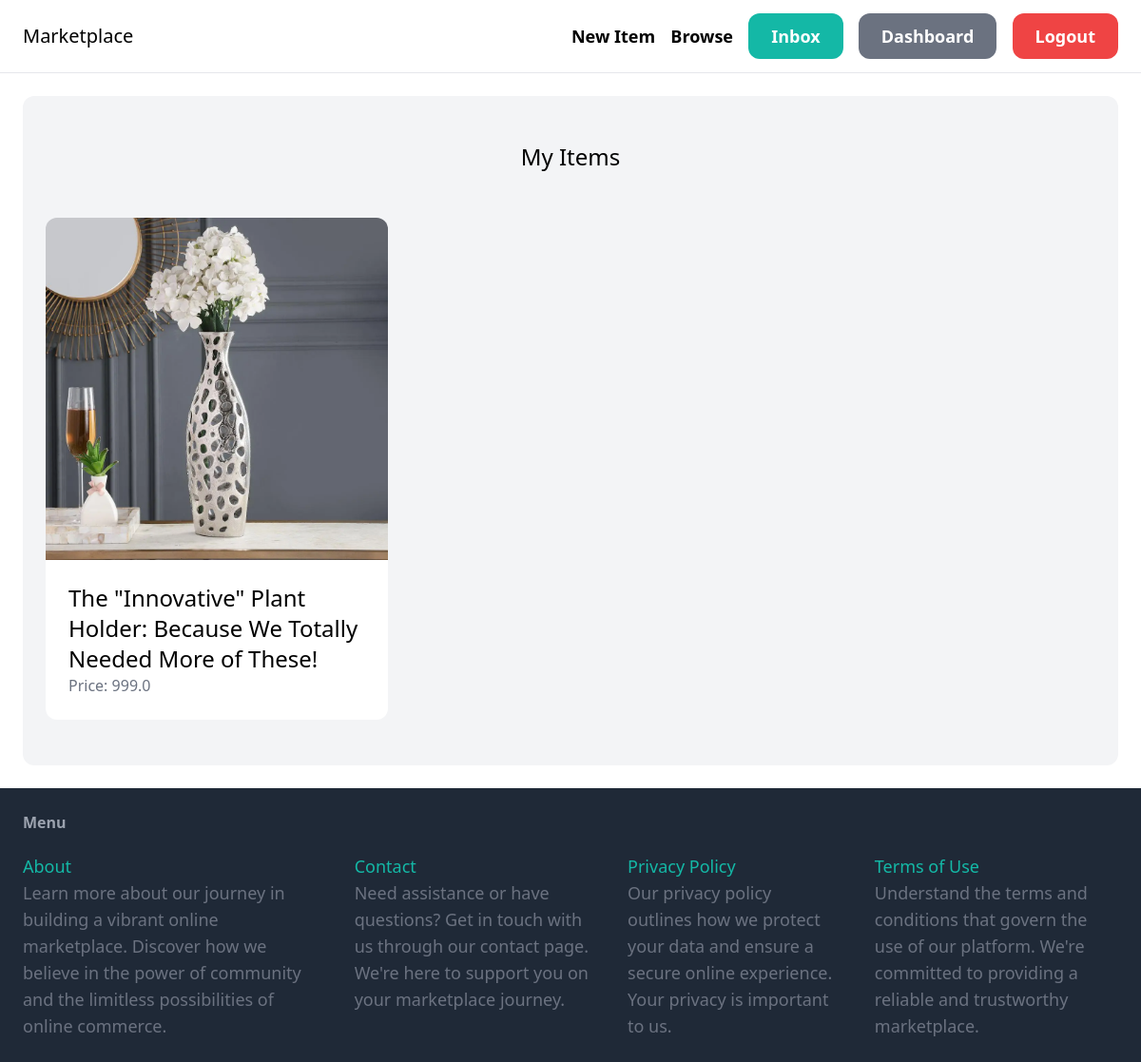
/dashboard/ (signed in), run on the app's committed database.
### item/models.py (models this page shows, shortened)
class Item(models.Model):
    category = models.ForeignKey(Category, related_name='items',on_delete=models.CASCADE)
    name = models.CharField(max_length=255)
    description = models.TextField(blank=True, null=True)
    price = models.FloatField()
    image = models.ImageField(upload_to='item_images',blank=True, null=True)
    is_sold = models.BooleanField(default=False)
    created_by = models.ForeignKey(User,related_name='items',on_delete=models.CASCADE)
    created_At = models.DateTimeField(auto_now_add=True)

### dashboard/views.py (the view)
# urls.py: path('',views.index, name='index'),
@login_required
def index(request):
    items =Item.objects.filter(created_by=request.user)
    return render(request, 'dashboard/index.html',{
        'items':items,
    })

### dashboard/templates/dashboard/index.html (shortened to what this page needs)
{% extends 'core/base.html'%}
{% block content%}
    <div class="'mt-6 px-6 py-12 bg-gray-100 rounded-xl">
        <h2 class="mb-12 text-2xl text-center">My Items</h2>
        <div class="grid grid-cols-3 gap-3">
            {% for item in items %}
                <div>
                    <a href="{% url 'item:detail' item.id %}">
                        <div>
                            <img src="{{item.image.url}}" class="rounded-t-xl" style="width: 100%; aspect-ratio: 1; object-fit: cover;">
                        </div>
                        <div class="p-6 bg-white rounded-b-xl">
                            <h2 class="text-2xl">{{item.name}}</h2>
                            <p class="text-gray-500">Price: {{item.price}}</p>
                        </div>
                    </a>
                </div>
            {% endfor %}
        </div>
    </div>
{% endblock%}

### data on the page
Item: image (picture), name "The \"Innovative\" Plant Holder: Because We Totally Needed More of These!", price "999.0"
